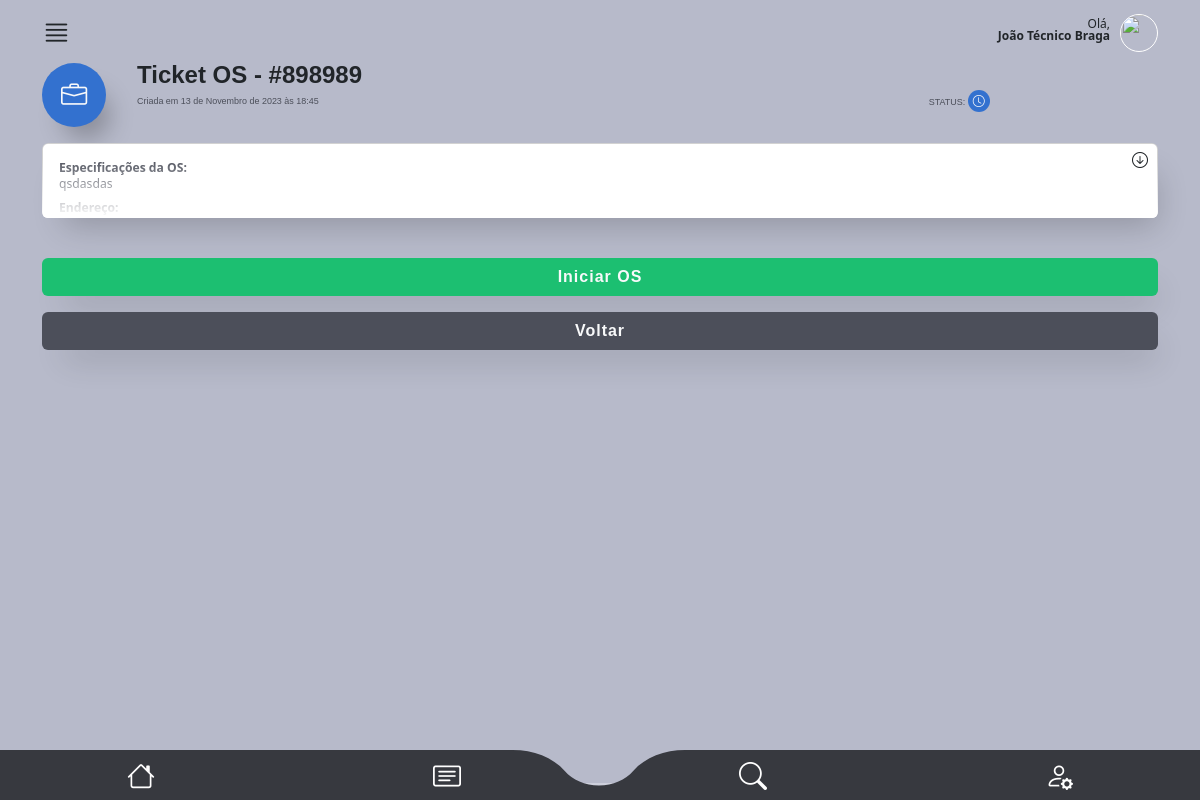
Page /main/os_detail/2 (signed in) on the earlier database version.
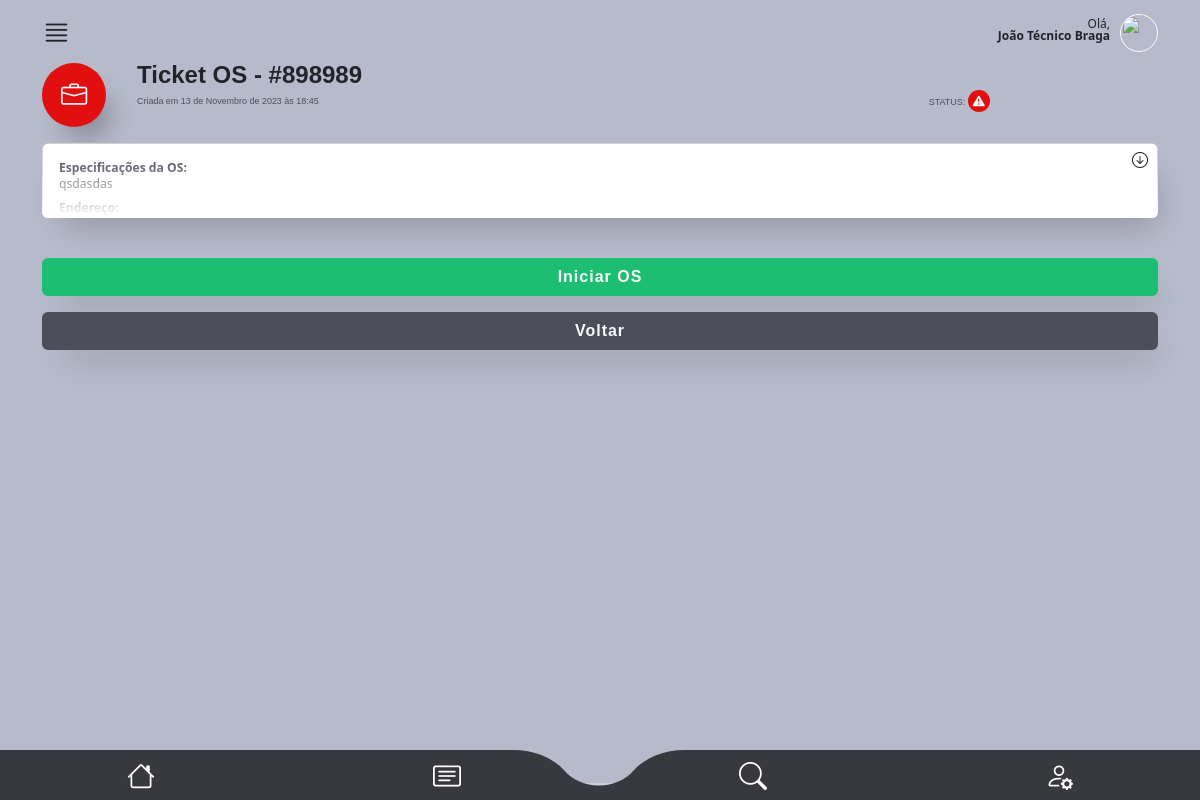
Same page on the later database version.
### main/views.py (the view)
# urls.py: path("os_detail/<int:ordem_id>", views.os_detail, name="os_detail"),
@is_tecnico_and_owner
def os_detail(request, ordem_id):
    try:
        api_google_maps_key = CHAVE_API_GOOGLE
        user = request.user
        ordem = get_object_or_404(
            OrdemDeServico,
            id=ordem_id,
            tecnico=user,
            status__in=["Atenção", "Urgente", "Aguardando", "Concluído"],
        )
        if ordem.status == "Concluído":
            return HttpResponse("Ordem de Serviço já finalizada")
        status_ordem = ordem.status
        return render(
            request,
            "os_detail.html",
            {
                "ordem": ordem,
                "user": user,
                "status_ordem": status_ordem,
                "api_google_maps_key": api_google_maps_key,
            },
        )
    except Exception as e:
        return render(request, "error.html", {"error_message": str(e)})

### authentication/models.py (called while the page is built)
    def __str__(self):
        return f"{self.rua}, {self.numero}, {self.complemento}, {self.bairro}, {self.cidade}, {self.estado}, CEP: {self.cep}"

### main/helpers.py (called while the page is built)
def is_tecnico_and_owner(view_func):
    @wraps(view_func)
    def _wrapped_view(request, ordem_id, *args, **kwargs):
        user = request.user
        try:
            ordem = OrdemDeServico.objects.get(id=ordem_id)
            if user.groups.filter(name="Técnico").exists() and ordem.tecnico == user:
                return view_func(request, ordem_id, *args, **kwargs)
        except OrdemDeServico.DoesNotExist:
            return HttpResponse("Os não existe")
        return HttpResponse(
            "Acesso não autorizado"
        )  # Ou redirecione para uma página de erro
    return _wrapped_view

### main/templates/os_detail.html (shortened to what this page needs)
     {% extends "base2.html" %}
    {% block rest %}
          <section id="detalhes_oc_scr">
            <div class="container">
                <div id="oc_detalhes">
                  <div class="oc_titulo mb-1 mb-md-3">
                    <div class="row">
                      <div class="col-3 col-md-1">
                        <div class="{% if ordem.status == 'Aguardando' %}icon bg01{% elif ordem.status == 'Atenção' %}icon bg06{% else %}icon bg05{% endif %}">
                            <i class="bi bi-briefcase text-light"></i>
                          </div>
                      </div>
                      <div class="col-9 col-md-10">
                        <h4 class="font-bold">
                          Ticket OS - #{{ordem.ticket}}
                        </h4>
                        <div class="row">
                          <div class="col-8 col-md-10">
                            <p class="font-medium color04">Criada em {{ordem.data_criacao}}</p>
                          </div>
                          <div class="col-4 col-md-2">
                            <p class="font-medium color04">STATUS:
                              <span class="{% if ordem.status == 'Aguardando' %}icon_sm bg01{% elif ordem.status == 'Atenção' %}icon_sm bg06{% else %}icon_sm bg05{% endif %}">
                                {% if ordem.status == 'Aguardando' %}
                                  <i class="bi bi-clock text-light"></i>
                                {% elif ordem.status == 'Atenção' %}
                                  <i class="bi bi-flag text-light"></i>
                                {% else %}
                                  <i class="bi bi-exclamation-triangle-fill text-light"></i>
                                {% endif %}
                              </span>
                            </p>
                          </div>
                        </div>
                      </div>
                    </div>
                  </div>
                  <div class="oc_espec box-shadow">
                    <span class="icon"><i class="bi bi-arrow-down-circle"></i></span>
                    <div class="collapse" id="oc_espec">
                      <div class="card card-body color04">
                        <div class="row">
                          <div class="col-12">
                            <p><strong>Especificações da OS:</strong></p>
                            <p>{{ordem.descricao}} </p>
                          </div>
                          <div class="col-12 mt-2">
                            <p><strong>Endereço:</strong></p>
                            <p id="endereco">{{ordem.cliente.endereco}}</p>
                          </div>
                            <br/>
                            <br/>
                        </div>
                      </div>
                    </div>
                  </div>
                  <br>
                  <div class="oc_action">
                    <a href="{% url 'a_caminho' ordem.id %}" class="btn bg02 text-light w-100 box-shadow fs-6 font-bold mt-3" {% if ordem.status == 'Concluído' %}disabled{% endif %}>Iniciar OS</a>
                    <a href="{% url 'dashboard' %}"  class="btn bg04 text-light w-100 box-shadow fs-6 font-bold mt-3">Voltar</a>
                  </div>
                </div>
            </div>
          </section>
    {% endblock %}

Differences in the rows shown:
changed OrdemDeServico "qsdasdas": status "Aguardando" → "Urgente" (drawn)
